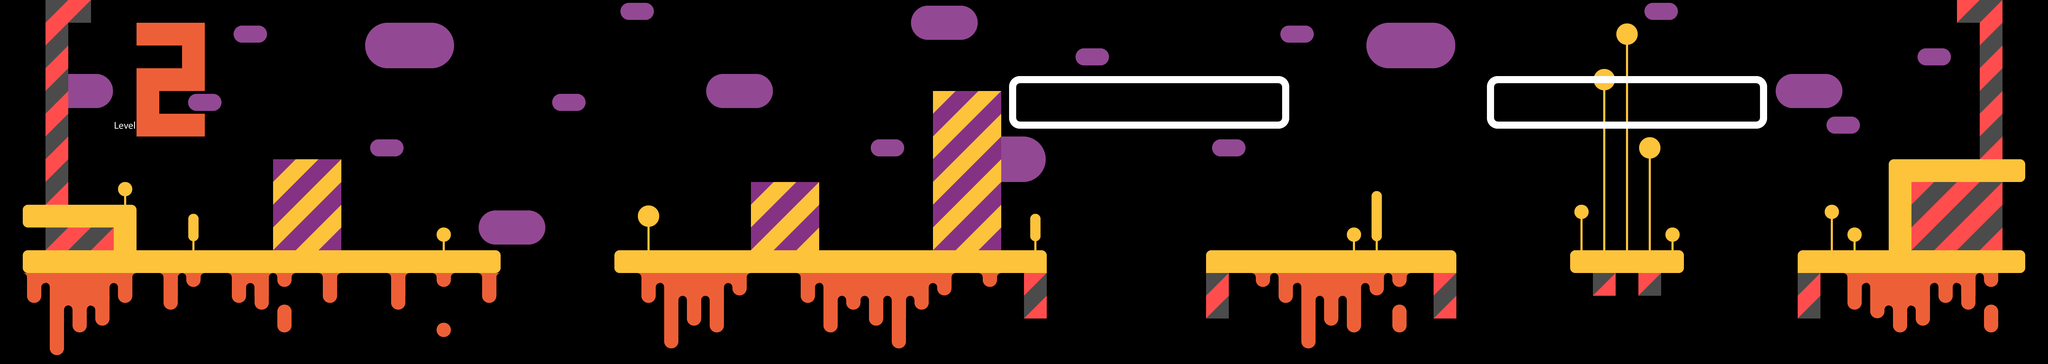

Below is a game level as drawn by its tile map, then a one-line description and the .tmx that defines it (tile-layer data replaced by summaries):
An orthogonal 90x16 tile map with 64x64 px tiles, 2 tile layers (Floor_ui, Coins) and 11 objects.

<map version="1.1" tiledversion="2018.08.22" orientation="orthogonal" renderorder="right-down" width="90" height="16" tilewidth="64" tileheight="64" infinite="0" nextlayerid="6" nextobjectid="84">
 <tileset firstgid="1" source="Tiles.tsx" />
 <layer id="1" name="Floor_ui" width="90" height="16">
  <data>[1440 cells, 416 non-empty, 59 distinct tile ids]</data>
 </layer>
 <layer id="2" name="Coins" width="90" height="16">
  <data>[1440 cells, 37 non-empty, 7 distinct tile ids]</data>
 </layer>
 <objectgroup id="3" name="Coins_Object">
  <object id="67" x="832" y="320" width="64" height="64" />
  <object id="68" x="2688" y="128" width="64" height="64" />
  <object id="69" x="4224" y="448" width="64" height="64" />
  <object id="70" x="3520" y="576" width="64" height="64" />
  <object id="75" x="1536" y="448" width="64" height="64" />
  <object id="77" x="2176" y="384" width="64" height="64" />
  <object id="80" x="4864" y="448" width="64" height="64" />
  <object id="81" x="5440" y="320" width="64" height="64" />
  <object id="82" x="256" y="384" width="64" height="64" />
 </objectgroup>
 <objectgroup id="4" name="Enemy_Object" />
 <objectgroup id="5" name="Text_Object">
  <properties>
   <property name="text" value="" />
  </properties>
  <object id="73" x="4232" y="204" width="692" height="64">
   <properties>
    <property name="text" value="Becareful, Holes are dangerous !" />
   </properties>
   <text fontfamily="Roboto" pixelsize="48" wrap="1" color="#ffffff">Becareful, Holes are dangerous !</text>
  </object>
  <object id="74" x="2896" y="204" width="640" height="64">
   <properties>
    <property name="text" value="Use platforms to jump higher." />
   </properties>
   <text fontfamily="Roboto" pixelsize="48" wrap="1" color="#ffffff">Use platforms to jump higher.</text>
  </object>
 </objectgroup>
</map>
